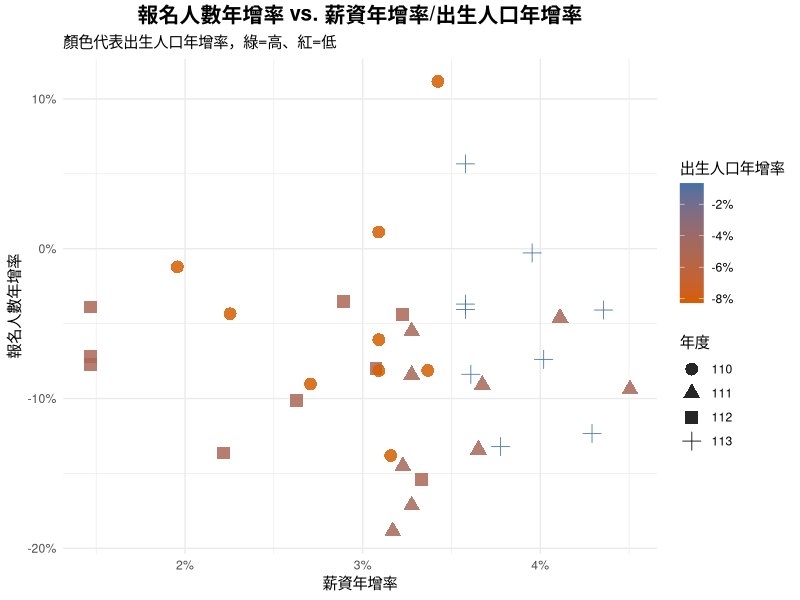

This figure's R source:
# scripts/3-4_analysis.R
#
# 更新 v4: 修正 mapping_table_final 中的錯字，以確保資料能正確合併。
#
# -----------------------------------------------------------------------------

# 1. 載入必要套件
library(readr)
library(dplyr)
library(tidyr)
library(ggplot2)

cat("--- 步驟 1：套件載入成功 ---

")


# 2. 載入原始資料
salary_data <- read_csv("data/salary_data_109_113.csv", show_col_types = FALSE)
registration_data <- read_csv("data/tcte_registration_109_114.csv", show_col_types = FALSE)
birth_data <- read_csv("data/tcte_birth_cohort_statistics_109_113.csv", show_col_types = FALSE)
# 2a. 計算出生人口年增率
birth_growth <- birth_data %>%
  select(統測學年度, 該年出生人數) %>%
  arrange(統測學年度) %>%
  mutate(
    出生人口年增率 = (該年出生人數 - lag(該年出生人數)) / lag(該年出生人數)
  ) %>%
  rename(年度 = 統測學年度) %>%
  select(年度, 出生人口年增率)

cat("--- 步驟 2：原始資料載入成功 ---

")


# 3. 準備年度資料
# ---------------------------
industry_salary_annual <- salary_data %>%
  filter(行業別 != "工業及服務業總計", between(年度, 109, 113)) %>%
  select(行業別, 年度, 總薪資)

registration_annual <- registration_data %>%
  pivot_longer(
    cols = matches("^\\d{3}學年度$"),
    names_to = "學年度_str",
    values_to = "報名人數"
  ) %>%
  mutate(年度 = as.numeric(gsub("學年度", "", 學年度_str))) %>%
  filter(!is.na(報名人數), 群類代號 != "All", between(年度, 109, 113)) %>%
  select(群類名稱, 年度, 報名人數)

cat("--- 步驟 3：已準備好歷年薪資與報名人數資料 ---

")


# 4. 建立對應表並合併資料
# ------------------------------------
# 【關鍵修正】修正行業別名稱的錯字
mapping_table_final <- tribble(
  ~行業別, ~群類名稱,
  "住宿及餐飲業", "餐旅群",
  "出版影音及資通訊業", "電機與電子群資電類", # 修正錯字
  "金融及保險業", "商業與管理群",
  "製造業", "機械群",
  "製造業", "動力機械群",
  "營建工程業", "土木與建築群",
  "醫療保健及社會工作服務業", "衛生與護理類",
  "藝術娛樂及休閒服務業", "藝術群影視類", # 修正錯字
  "製造業", "化工群"
)

# 進行合併
merged_annual_data <- left_join(registration_annual, mapping_table_final, by = "群類名稱") %>%
  inner_join(industry_salary_annual, by = c("行業別", "年度"))

cat("--- 步驟 4：已合併年度資料 ---")



# 5. 計算年增率並合併出生人口年增率
# --------------------------------
analysis_data_for_regression <- merged_annual_data %>%
  group_by(行業別, 群類名稱) %>%
  arrange(年度, .by_group = TRUE) %>%
  mutate(
    薪資年增率 = (總薪資 - lag(總薪資)) / lag(總薪資),
    報名人數年增率 = (報名人數 - lag(報名人數)) / lag(報名人數)
  ) %>%
  ungroup() %>%
  filter(!is.na(薪資年增率) & !is.na(報名人數年增率)) %>%
  left_join(birth_growth, by = "年度")

cat("--- 步驟 5：已計算年增率，準備進行迴歸分析 ---")
print(analysis_data_for_regression, n = Inf)
cat("\n")



# 6. 執行單變數與多元迴歸分析
# ------------------------------------
cat("--- 步驟 6a：單變數迴歸分析 lm(報名人數年增率 ~ 薪資年增率) ---\n")
model_single <- lm(報名人數年增率 ~ 薪資年增率, data = analysis_data_for_regression)
cat("單變數模型結果摘要：\n\n")
print(summary(model_single))

cat("\n--- 步驟 6b：多元迴歸分析 lm(報名人數年增率 ~ 薪資年增率 + 出生人口年增率) ---\n")
model_multi <- lm(報名人數年增率 ~ 薪資年增率 + 出生人口年增率, data = analysis_data_for_regression)
cat("多元模型結果摘要：\n\n")
print(summary(model_multi))

cat("\n--- 步驟 6c：交互作用迴歸分析 lm(報名人數年增率 ~ 薪資年增率 * 出生人口年增率) ---\n")
model_interaction <- lm(報名人數年增率 ~ 薪資年增率 * 出生人口年增率, data = analysis_data_for_regression)
cat("交互作用模型結果摘要：\n\n")
print(summary(model_interaction))

# 7. 產生視覺化圖表：三維散佈圖
# ------------------------------------
cat("--- 步驟 7：產生三維散佈圖 (薪資年增率、出生人口年增率、報名人數年增率) ---\n")
if (nrow(analysis_data_for_regression) > 0) {
  library(ggplot2)
  scatter3_plot <- ggplot(analysis_data_for_regression, aes(x = 薪資年增率, y = 報名人數年增率, color = 出生人口年增率)) +
    geom_point(aes(shape = as.factor(年度)), size = 4, alpha = 0.85) +
    scale_color_gradient2(low = "#D55E00", mid = "#0072B2", high = "#009E73", midpoint = 0, labels = scales::percent) +
    scale_x_continuous(labels = scales::percent) +
    scale_y_continuous(labels = scales::percent) +
    labs(
      title = "報名人數年增率 vs. 薪資年增率/出生人口年增率",
      subtitle = "顏色代表出生人口年增率，綠=高、紅=低",
      x = "薪資年增率",
      y = "報名人數年增率",
      color = "出生人口年增率",
      shape = "年度"
    ) +
    theme_minimal(base_family = "sans") +
    theme(plot.title = element_text(face = "bold", size = 15, hjust = 0.5))
  ggsave(filename = "output/figures/3_4_regression_scatter.svg", plot = scatter3_plot, width = 10, height = 8)
  cat("--- 步驟 7：三維散佈圖已儲存至 output/figures/3_4_regression_scatter.svg ---\n")
} else {
  cat("--- 步驟 7：錯誤！沒有資料可用於繪圖。---\n")
}

cat("\n--- 腳本執行完畢 ---\n")
